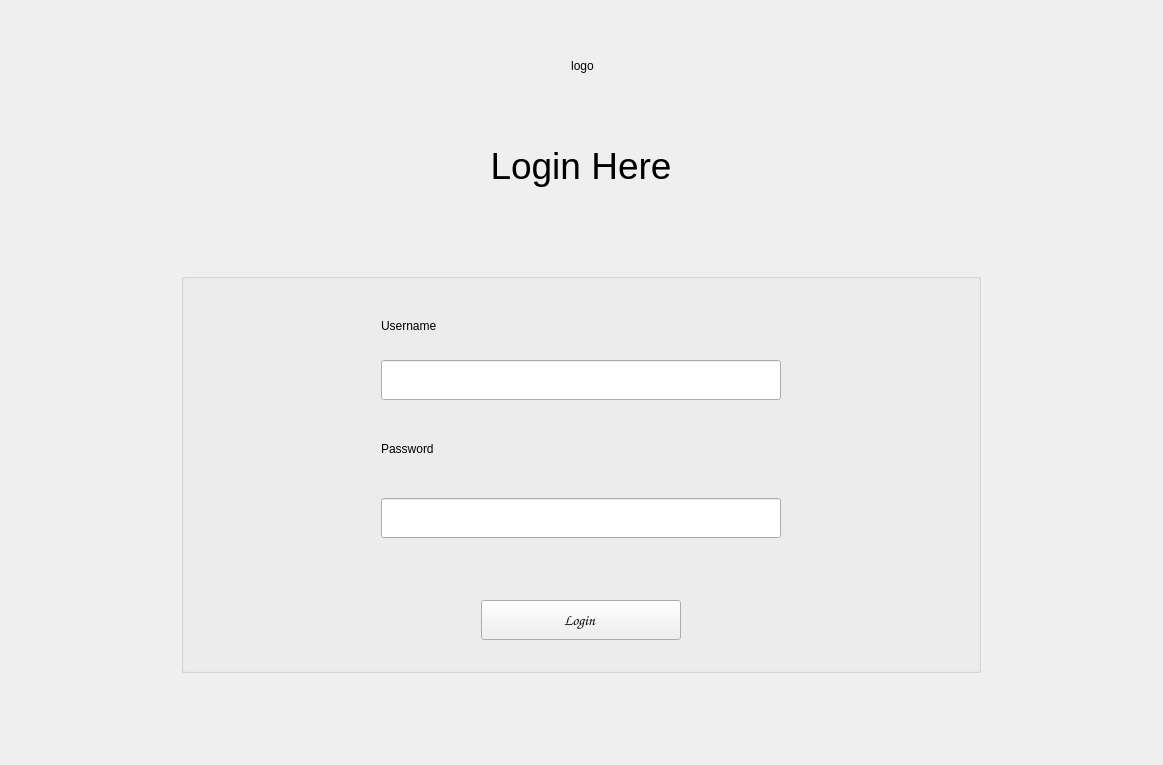
<?xml version="1.0" encoding="UTF-8"?>
<ui version="4.0">
 <class>Form</class>
 <widget class="QWidget" name="Form">
  <property name="geometry">
   <rect>
    <x>0</x>
    <y>0</y>
    <width>1163</width>
    <height>765</height>
   </rect>
  </property>
  <property name="windowTitle">
   <string>Form</string>
  </property>
  <layout class="QGridLayout" name="gridLayout">
   <item row="0" column="0">
    <layout class="QVBoxLayout" name="verticalLayout_2">
     <item>
      <widget class="QLabel" name="label_3">
       <property name="text">
        <string/>
       </property>
      </widget>
     </item>
    </layout>
   </item>
   <item row="6" column="0">
    <layout class="QVBoxLayout" name="verticalLayout">
     <item>
      <widget class="QLabel" name="label_2">
       <property name="text">
        <string/>
       </property>
      </widget>
     </item>
    </layout>
   </item>
   <item row="2" column="0">
    <spacer name="verticalSpacer_2">
     <property name="orientation">
      <enum>Qt::Vertical</enum>
     </property>
     <property name="sizeType">
      <enum>QSizePolicy::Fixed</enum>
     </property>
     <property name="sizeHint" stdset="0">
      <size>
       <width>20</width>
       <height>70</height>
      </size>
     </property>
    </spacer>
   </item>
   <item row="1" column="0">
    <layout class="QGridLayout" name="gridLayout_3">
     <item row="3" column="0">
      <widget class="QLabel" name="cname">
       <property name="sizePolicy">
        <sizepolicy hsizetype="Preferred" vsizetype="Fixed">
         <horstretch>0</horstretch>
         <verstretch>0</verstretch>
        </sizepolicy>
       </property>
       <property name="minimumSize">
        <size>
         <width>700</width>
         <height>60</height>
        </size>
       </property>
       <property name="maximumSize">
        <size>
         <width>700</width>
         <height>60</height>
        </size>
       </property>
       <property name="font">
        <font>
         <family>Ubuntu</family>
         <pointsize>-1</pointsize>
         <weight>50</weight>
         <italic>false</italic>
         <bold>false</bold>
        </font>
       </property>
       <property name="styleSheet">
        <string notr="true">font: 11pt &quot;Ubuntu&quot;;
color: rgb(0, 0, 0);
font-size:40px</string>
       </property>
       <property name="midLineWidth">
        <number>1</number>
       </property>
       <property name="text">
        <string>&lt;html&gt;&lt;head/&gt;&lt;body&gt;&lt;p&gt;&lt;span style=&quot; font-size:28pt;&quot;&gt;Login Here&lt;/span&gt;&lt;/p&gt;&lt;/body&gt;&lt;/html&gt;</string>
       </property>
       <property name="alignment">
        <set>Qt::AlignCenter</set>
       </property>
      </widget>
     </item>
     <item row="1" column="0">
      <widget class="QLabel" name="logo">
       <property name="sizePolicy">
        <sizepolicy hsizetype="Preferred" vsizetype="Preferred">
         <horstretch>0</horstretch>
         <verstretch>0</verstretch>
        </sizepolicy>
       </property>
       <property name="minimumSize">
        <size>
         <width>300</width>
         <height>60</height>
        </size>
       </property>
       <property name="maximumSize">
        <size>
         <width>700</width>
         <height>50</height>
        </size>
       </property>
       <property name="styleSheet">
        <string notr="true">padding-left:200px;
padding-right:200px;</string>
       </property>
       <property name="text">
        <string>&lt;html&gt;&lt;head/&gt;&lt;body&gt;&lt;p align=&quot;center&quot;&gt;logo&lt;/p&gt;&lt;/body&gt;&lt;/html&gt;</string>
       </property>
       <property name="margin">
        <number>0</number>
       </property>
      </widget>
     </item>
     <item row="2" column="0">
      <spacer name="verticalSpacer">
       <property name="orientation">
        <enum>Qt::Vertical</enum>
       </property>
       <property name="sizeType">
        <enum>QSizePolicy::Preferred</enum>
       </property>
       <property name="sizeHint" stdset="0">
        <size>
         <width>20</width>
         <height>40</height>
        </size>
       </property>
      </spacer>
     </item>
    </layout>
   </item>
   <item row="3" column="0">
    <widget class="QGroupBox" name="groupBox">
     <property name="sizePolicy">
      <sizepolicy hsizetype="Fixed" vsizetype="Fixed">
       <horstretch>0</horstretch>
       <verstretch>0</verstretch>
      </sizepolicy>
     </property>
     <property name="minimumSize">
      <size>
       <width>800</width>
       <height>400</height>
      </size>
     </property>
     <property name="styleSheet">
      <string notr="true">font: 11pt &quot;Comic Sans MS&quot;;</string>
     </property>
     <property name="title">
      <string/>
     </property>
     <layout class="QGridLayout" name="gridLayout_2">
      <item row="4" column="0">
       <widget class="QLabel" name="label_5">
        <property name="minimumSize">
         <size>
          <width>100</width>
          <height>30</height>
         </size>
        </property>
        <property name="maximumSize">
         <size>
          <width>100</width>
          <height>20</height>
         </size>
        </property>
        <property name="text">
         <string>Username</string>
        </property>
       </widget>
      </item>
      <item row="9" column="0">
       <layout class="QHBoxLayout" name="horizontalLayout">
        <property name="spacing">
         <number>0</number>
        </property>
        <item>
         <widget class="QPushButton" name="loginbtn">
          <property name="maximumSize">
           <size>
            <width>200</width>
            <height>40</height>
           </size>
          </property>
          <property name="font">
           <font>
            <family>Comic Sans MS</family>
            <pointsize>11</pointsize>
            <weight>50</weight>
            <italic>false</italic>
            <bold>false</bold>
           </font>
          </property>
          <property name="styleSheet">
           <string notr="true"/>
          </property>
          <property name="text">
           <string>Login </string>
          </property>
         </widget>
        </item>
       </layout>
      </item>
      <item row="5" column="0">
       <widget class="QLineEdit" name="uname">
        <property name="maximumSize">
         <size>
          <width>400</width>
          <height>40</height>
         </size>
        </property>
        <property name="font">
         <font>
          <family>Comic Sans MS</family>
          <pointsize>11</pointsize>
          <weight>50</weight>
          <italic>false</italic>
          <bold>false</bold>
          <kerning>true</kerning>
         </font>
        </property>
        <property name="toolTip">
         <string>&lt;html&gt;&lt;head/&gt;&lt;body&gt;&lt;p&gt;&lt;br/&gt;&lt;/p&gt;&lt;/body&gt;&lt;/html&gt;</string>
        </property>
        <property name="whatsThis">
         <string>&lt;html&gt;&lt;head/&gt;&lt;body&gt;&lt;p&gt;&lt;br/&gt;&lt;/p&gt;&lt;/body&gt;&lt;/html&gt;</string>
        </property>
        <property name="autoFillBackground">
         <bool>false</bool>
        </property>
        <property name="styleSheet">
         <string notr="true"/>
        </property>
        <property name="text">
         <string/>
        </property>
        <property name="alignment">
         <set>Qt::AlignCenter</set>
        </property>
        <property name="placeholderText">
         <string/>
        </property>
       </widget>
      </item>
      <item row="8" column="0">
       <widget class="QLabel" name="label">
        <property name="sizePolicy">
         <sizepolicy hsizetype="Fixed" vsizetype="Fixed">
          <horstretch>0</horstretch>
          <verstretch>0</verstretch>
         </sizepolicy>
        </property>
        <property name="text">
         <string/>
        </property>
       </widget>
      </item>
      <item row="6" column="0">
       <widget class="QLabel" name="label_4">
        <property name="maximumSize">
         <size>
          <width>100</width>
          <height>50</height>
         </size>
        </property>
        <property name="text">
         <string>Password</string>
        </property>
       </widget>
      </item>
      <item row="7" column="0">
       <widget class="QLineEdit" name="pwd">
        <property name="maximumSize">
         <size>
          <width>400</width>
          <height>40</height>
         </size>
        </property>
        <property name="styleSheet">
         <string notr="true"/>
        </property>
        <property name="echoMode">
         <enum>QLineEdit::Password</enum>
        </property>
        <property name="alignment">
         <set>Qt::AlignCenter</set>
        </property>
        <property name="placeholderText">
         <string/>
        </property>
       </widget>
      </item>
     </layout>
    </widget>
   </item>
   <item row="5" column="0">
    <layout class="QVBoxLayout" name="verticalLayout_4">
     <item>
      <widget class="QLabel" name="label_6">
       <property name="text">
        <string/>
       </property>
      </widget>
     </item>
    </layout>
   </item>
   <item row="4" column="0">
    <spacer name="verticalSpacer_3">
     <property name="orientation">
      <enum>Qt::Vertical</enum>
     </property>
     <property name="sizeHint" stdset="0">
      <size>
       <width>20</width>
       <height>40</height>
      </size>
     </property>
    </spacer>
   </item>
  </layout>
 </widget>
 <resources/>
 <connections/>
</ui>
